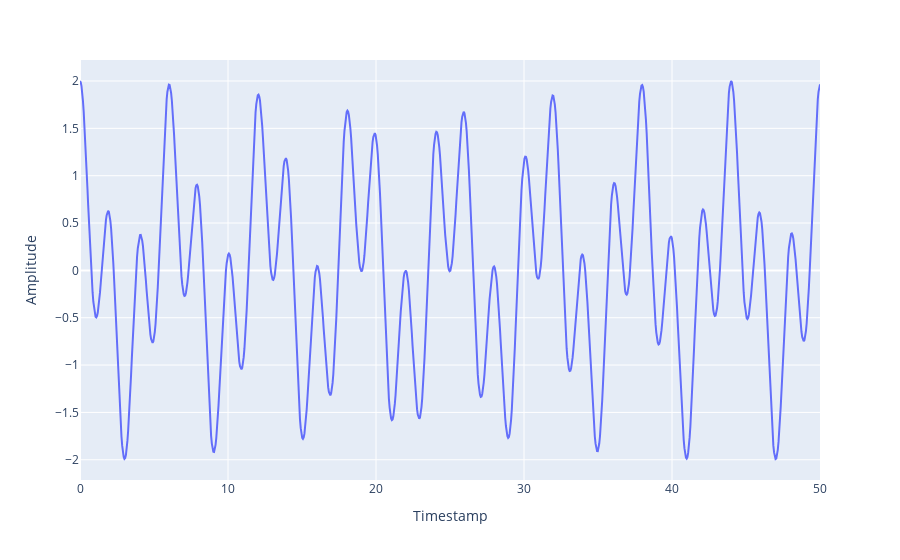

Notebook source saved alongside this figure:
### Markdown cell above
Here is another type of recurrent behaviour: if we let $f(t) = \cos(t) + \cos(\pi t)$ then it follows that $f$ is not periodic since the ratio of the two frequencies is irrational, i.e. we say that $\cos(t)$ and $\cos(\pi t)$ are _incommensurate_. Nevertheless, their sum produces recurrent behaviour:

### Code cell
x_nonperiodic = np.linspace(0, 50, 1000)
y_nonperiodic = np.cos(x_nonperiodic) + np.cos(np.pi * x_nonperiodic)

ts_nonperiodic = pd.DataFrame({"Timestamp": x_nonperiodic, "Amplitude": y_nonperiodic})
ts_nonperiodic.plot(x='Timestamp', y='Amplitude')

### Figure 1 — Plotly figure (JSON) as saved in the notebook; plotly's stock layout.template omitted (floating-point values rounded to 4 significant figures; data arrays with more than 128 entries replaced by an {"elided": "..."} marker saying what was removed)
{"data": [{"hovertemplate": "Timestamp=%{x}<br>Amplitude=%{y}<extra></extra>", "legendgroup": "", "line": {"color": "#636efa", "dash": "solid"}, "mode": "lines", "name": "", "orientation": "v", "showlegend": false, "type": "scatter", "x": {"elided": "1000 float values"}, "xaxis": "x", "y": {"elided": "1000 float values"}, "yaxis": "y"}], "layout": {"autosize": true, "legend": {"tracegroupgap": 0}, "margin": {"t": 60}, "xaxis": {"anchor": "y", "autorange": true, "domain": [0, 1], "range": [0, 50], "title": {"text": "Timestamp"}, "type": "linear"}, "yaxis": {"anchor": "x", "autorange": true, "domain": [0, 1], "range": [-2.214, 2.222], "title": {"text": "Amplitude"}, "type": "linear"}}}
